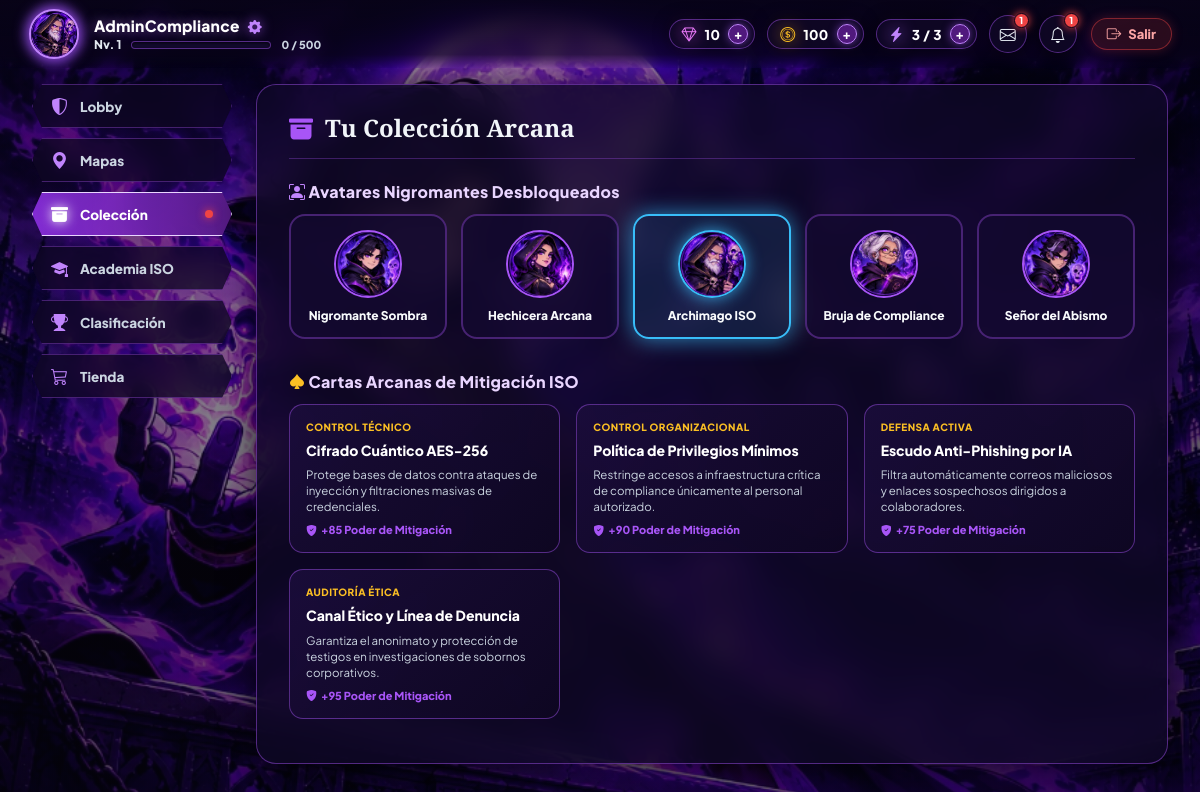
/coleccion/ (signed in), run on the app's committed database.
### core/models.py (models this page shows, shortened)
class Usuario(AbstractBaseUser, PermissionsMixin):
    id = models.BigAutoField(primary_key=True, verbose_name="ID")
    nombre_completo = models.CharField(max_length=150, verbose_name="Nombre Completo")
    alias = models.CharField(max_length=50, unique=True, verbose_name="Alias / Gamertag")
    correo = models.EmailField(max_length=150, unique=True, verbose_name="Correo Electrónico")
    area = models.CharField(max_length=100, verbose_name="Área Organizacional (ej. Compliance, TI, Legal)")
    rol = models.CharField(
        max_length=30,
        choices=RolUsuarioChoices.choices,
        default=RolUsuarioChoices.EMPLEADO_JUGADOR,
        verbose_name="Rol en Plataforma"
    )
    estado = models.CharField(
        max_length=20,
        choices=EstadoUsuarioChoices.choices,
        default=EstadoUsuarioChoices.ACTIVO,
        verbose_name="Estado de Cuenta"
    )
    avatar_personalizado = models.CharField(
        max_length=150,
        blank=True,
        null=True,
        verbose_name="Avatar Seleccionado (Ruta o Nombre)"
    )
    is_staff = models.BooleanField(
        default=False,
        verbose_name="Acceso al Panel de Administración",
        help_text="Define si el usuario puede acceder a este panel de Django."
    )
    is_active = models.BooleanField(
        default=True,
        verbose_name="Usuario Activo en Autenticación"
    )
    created_at = models.DateTimeField(auto_now_add=True, verbose_name="Fecha de Creación")
    updated_at = models.DateTimeField(auto_now=True, verbose_name="Última Actualización")
    objects = UsuarioManager()
    USERNAME_FIELD = 'correo'
    REQUIRED_FIELDS = ['alias', 'nombre_completo']
    class Meta:
        db_table = 'core_usuario'
        verbose_name = 'Usuario'
        verbose_name_plural = '1. Usuarios y Colaboradores'
        ordering = ['-created_at']
    @property
    def avatar_url(self):
        mapping = {
            'juanperez': 'necromancer_1.png',
            'andresM': 'necromancer_1.png',
            'mariaLT': 'necromancer_2.png',
            'valec': 'necromancer_2.png',
            'carlosg': 'necromancer_3.png',
            'AdminCompliance': 'necromancer_3.png',
            'admin': 'necromancer_3.png',
            'AuditMaster': 'necromancer_3.png',
            'anar': 'necromancer_4.png',
            'sofiaM': 'necromancer_4.png',
            'camirojas': 'necromancer_4.png',
            'InactivaUser': 'necromancer_4.png',
            'luisf': 'necromancer_5.png',
            'diegoH': 'necromancer_5.png',
            'DataSentry': 'necromancer_5.png',
            'RiskHunter': 'necromancer_1.png',
            'CyberGuard': 'necromancer_5.png',
            'LexProtect': 'necromancer_2.png',
        }
        alias = getattr(self, 'alias', '') or ''
        if alias in mapping:
            file_name = mapping[alias]
        else:
            seed = sum(ord(c) for c in alias) + (getattr(self, 'id', 0) or 1)
            idx = (seed % 5) + 1
            file_name = f'necromancer_{idx}.png'
        return f'/static/img/avatars/{file_name}'

class ProgresoUsuario(models.Model):
    usuario = models.OneToOneField(
        Usuario,
        on_delete=models.CASCADE,
        related_name='progreso',
        verbose_name="Usuario Colaborador"
    )
    nivel = models.IntegerField(default=1, verbose_name="Nivel de Jugador")
    xp = models.BigIntegerField(default=0, verbose_name="Puntos de Experiencia (XP)")
    oro = models.IntegerField(default=0, verbose_name="Monedas de Oro")
    gemas = models.IntegerField(default=0, verbose_name="Gemas de Cumplimiento")
    vidas_actuales = models.IntegerField(default=3, verbose_name="Vidas Actuales")
    ultimo_reinicio_vidas = models.DateTimeField(
        auto_now_add=True,
        verbose_name="Último Reinicio de Vidas"
    )
    ultimo_reinicio_progreso = models.DateTimeField(
        null=True,
        blank=True,
        verbose_name="Último Reinicio Administrativo de Progreso"
    )
    class Meta:
        db_table = 'core_progreso_usuario'
        verbose_name = 'Progreso de Jugador'
        verbose_name_plural = '1.1 Progresos de Jugadores'
        ordering = ['-xp', '-nivel']

### core/views.py (the view)
# urls.py: path('coleccion/', coleccion_view, name='coleccion'),
@login_required(login_url='/login/')
def coleccion_view(request):
    return render(request, 'usuario/coleccion.html', {
        'active_page': 'coleccion',
    })

### core/templates/usuario/coleccion.html (shortened to what this page needs)
{% load static humanize %}
<!DOCTYPE html>
<html lang="es">
<head>
  <link rel="stylesheet" href="https://cdn.jsdelivr.net/npm/bootstrap-icons@1.11.3/font/bootstrap-icons.min.css">
  <link rel="stylesheet" href="{% static 'css/usuarios/coleccion.css' %}">
</head>
<body>
  {% include 'usuario/includes/player_topbar.html' %}
  <main class="iq-page-workspace">
    <aside class="iq-cl-sidebar">
      <a href="{% url 'core:lobby' %}" class="iq-cl-nav-btn" title="Ir al Lobby Principal">
        <i class="bi bi-shield-shaded"></i>
        <span>Lobby</span>
      </a>
      <a href="{% url 'core:mapas' %}" class="iq-cl-nav-btn" title="Ir a los Mapas de Auditoría">
        <i class="bi bi-geo-alt-fill"></i>
        <span>Mapas</span>
      </a>
      <a href="{% url 'core:coleccion' %}" class="iq-cl-nav-btn active" title="Colección de Cartas y Avatares">
        <i class="bi bi-archive-fill"></i>
        <span>Colección</span>
        <span class="iq-menu-alert-dot"></span>
      </a>
      <a href="{% url 'core:academia' %}" class="iq-cl-nav-btn" title="Academia ISO">
        <i class="bi bi-mortarboard-fill"></i>
        <span>Academia ISO</span>
      </a>
      <a href="{% url 'core:clasificacion' %}" class="iq-cl-nav-btn" title="Tabla de Clasificación">
        <i class="bi bi-trophy-fill"></i>
        <span>Clasificación</span>
      </a>
      <a href="{% url 'core:tienda' %}" class="iq-cl-nav-btn" title="Tienda Arcana ISO">
        <i class="bi bi-cart3"></i>
        <span>Tienda</span>
      </a>
    </aside>
    <section class="iq-content-card">
      <div class="iq-section-header">
        <h2 class="iq-section-title">
          <i class="bi bi-archive-fill" style="color: #a855f7;"></i> Tu Colección Arcana
        </h2>
      </div>
      <div>
        <div class="iq-sub-title"><i class="bi bi-person-bounding-box" style="color: #c084fc;"></i> Avatares Nigromantes Desbloqueados</div>
        <div class="iq-avatars-row">
          {% for av in avatares_coleccion %}
          <div class="iq-avatar-card-item {% if av.img in usuario.avatar_url %}selected{% endif %}" onclick="selectAvatarFromColeccion('{{ av.img }}', this);">
            <img src="{{ av.img }}" alt="{{ av.nombre }}" onerror="this.src='/static/img/avatars/necromancer_1.png'">
            <span class="iq-avatar-card-name">{{ av.nombre }}</span>
          </div>
          {% endfor %}
        </div>
      </div>
      <div style="margin-top: 10px;">
        <div class="iq-sub-title"><i class="bi bi-suit-spade-fill" style="color: #fbbf24;"></i> Cartas Arcanas de Mitigación ISO</div>
        <div class="iq-cards-grid">
          <div class="iq-carta-card">
            <span class="iq-carta-badge">Control Técnico</span>
            <div class="iq-carta-title">Cifrado Cuántico AES-256</div>
            <div class="iq-carta-desc">Protege bases de datos contra ataques de inyección y filtraciones masivas de credenciales.</div>
            <div class="iq-carta-power"><i class="bi bi-shield-fill-check"></i> +85 Poder de Mitigación</div>
          </div>
          <div class="iq-carta-card">
            <span class="iq-carta-badge">Control Organizacional</span>
            <div class="iq-carta-title">Política de Privilegios Mínimos</div>
            <div class="iq-carta-desc">Restringe accesos a infraestructura crítica de compliance únicamente al personal autorizado.</div>
            <div class="iq-carta-power"><i class="bi bi-shield-fill-check"></i> +90 Poder de Mitigación</div>
          </div>
          <div class="iq-carta-card">
            <span class="iq-carta-badge">Defensa Activa</span>
            <div class="iq-carta-title">Escudo Anti-Phishing por IA</div>
            <div class="iq-carta-desc">Filtra automáticamente correos maliciosos y enlaces sospechosos dirigidos a colaboradores.</div>
            <div class="iq-carta-power"><i class="bi bi-shield-fill-check"></i> +75 Poder de Mitigación</div>
          </div>
          <div class="iq-carta-card">
            <span class="iq-carta-badge">Auditoría Ética</span>
            <div class="iq-carta-title">Canal Ético y Línea de Denuncia</div>
            <div class="iq-carta-desc">Garantiza el anonimato y protección de testigos en investigaciones de sobornos corporativos.</div>
            <div class="iq-carta-power"><i class="bi bi-shield-fill-check"></i> +95 Poder de Mitigación</div>
          </div>
        </div>
      </div>
    </section>
  </main>
</body>
</html>

### core/templates/usuario/includes/player_topbar.html (shortened to what this page needs)
{% load static humanize %}
<link rel="stylesheet" href="{% static 'css/usuarios/player_topbar.css' %}">
<header class="iq-cl-topbar" id="playerGlobalTopbar">
  <div class="iq-player-identity" title="Haz clic para modificar tu Alias o Avatar" onclick="openPlayerProfileModal();">
    <div class="iq-player-avatar-wrap">
      <img id="topbarAvatarImg" src="{{ usuario.avatar_url }}" alt="{{ usuario.alias }}" class="iq-player-avatar-img" onerror="this.src='/static/img/avatars/necromancer_1.png'">
    </div>
    <div class="iq-player-details">
      <div class="iq-player-name-row">
        <span id="topbarAlias" class="iq-player-alias">{{ usuario.alias|default:usuario.nombre_completo }}</span>
        <button type="button" class="btn-settings-gear" title="Editar perfil" onclick="event.stopPropagation(); openPlayerProfileModal();">
          <i class="bi bi-gear-fill"></i>
        </button>
      </div>
      <div class="iq-player-level-xp-row">
        <span id="topbarLevelTag" class="iq-player-level-tag">Nv. {{ progreso.nivel|default:1 }}</span>
        <div class="iq-topbar-xp-bar-wrap" title="Progreso de Experiencia">
        </div>
        <span id="topbarXpText" class="iq-topbar-xp-text">{{ xp_en_nivel_fmt|default:xp_en_nivel }} / {{ xp_meta_nivel_fmt|default:xp_meta_nivel }}</span>
      </div>
    </div>
  </div>
  <div class="iq-topbar-stats-right">
    <div class="iq-stat-pill gemas" title="Gemas acumuladas en tu progreso">
      <i class="bi bi-gem"></i>
      <span id="topbarGemasDisplay">{{ gemas_fmt|default:progreso.gemas }}</span>
      <button type="button" class="iq-pill-btn-add" title="Obtener gemas" onclick="openGlobalShop('gemas');">+</button>
    </div>
    <div class="iq-stat-pill oro" title="Monedas de oro de recompensas">
      <i class="bi bi-coin"></i>
      <span id="topbarOroDisplay">{{ oro_fmt|default:progreso.oro }}</span>
      <button type="button" class="iq-pill-btn-add" title="Obtener oro" onclick="openGlobalShop('oro');">+</button>
    </div>
    <div class="iq-stat-pill energia" title="Energía disponible para retos ISO">
      <i class="bi bi-lightning-charge-fill"></i>
      <span id="topbarEnergiaDisplay">{{ energia_actual }} / {{ energia_maxima }}</span>
      <button type="button" class="iq-pill-btn-add" title="Recargar energía" onclick="openGlobalShop('energia');">+</button>
    </div>
    <button type="button" class="iq-topbar-icon-btn" title="Buzón de Mensajes" onclick="openGlobalMessages();">
      <i class="bi bi-envelope"></i>
      <span class="iq-icon-badge">{{ mensajes_no_leidos|default:1 }}</span>
    </button>
    <button type="button" class="iq-topbar-icon-btn" title="Notificaciones de la Orden" onclick="openGlobalNotifs();">
      <i class="bi bi-bell"></i>
      <span class="iq-icon-badge">{{ notificaciones_no_leidas|default:1 }}</span>
    </button>
    <a href="{% url 'core:logout' %}" class="btn-topbar-exit" title="Cerrar sesión e ingresar con otro usuario">
      <i class="bi bi-box-arrow-right"></i>
      <span>Salir</span>
    </a>
  </div>
</header>

### data on the page
Usuario: alias "AdminCompliance"
ProgresoUsuario: nivel "1", gemas "10", oro "100"

### other printed values
{{ xp_en_nivel_fmt|default:xp_en_nivel }} "0"
{{ xp_meta_nivel_fmt|default:xp_meta_nivel }} "500"
{{ energia_actual }} "3"
{{ energia_maxima }} "3"
{{ mensajes_no_leidos|default:1 }} "1"
{{ notificaciones_no_leidas|default:1 }} "1"
{{ av.nombre }} "Nigromante Sombra" "Hechicera Arcana" "Archimago ISO" "Bruja de Compliance" "Señor del Abismo"
